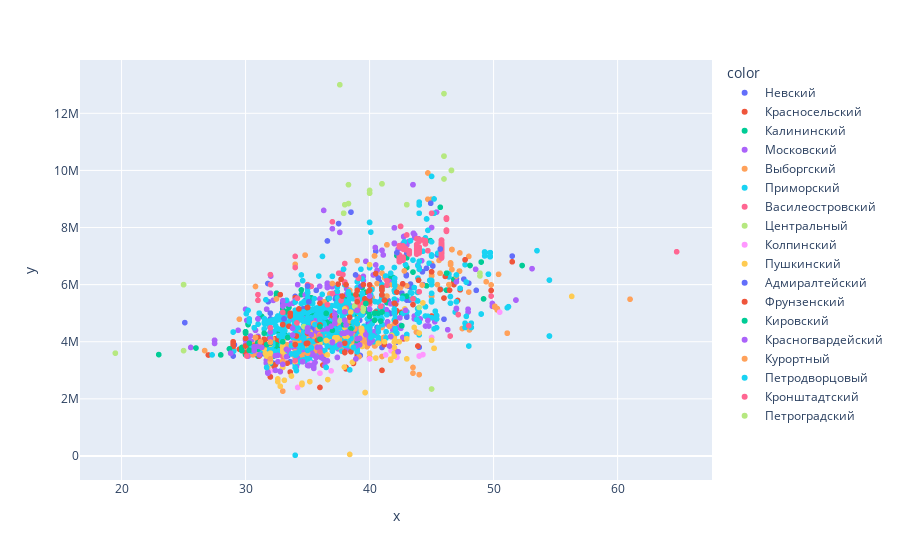

Notebook code for this chart:
### Code cell
px.scatter(x = one_flat.total_area,
    y = one_flat.total_price, color = one_flat.district)
